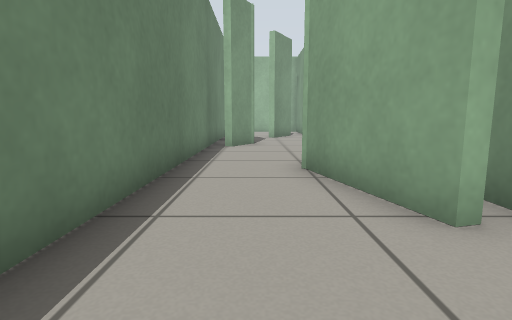
view 1 (above)

16 first-person views from a walk through a robot-simulator world made for Gazebo. The camera is 0.5 m above the floor, tilts 8° down and sees 80° across. The floor is counted in squares, 0.5 m on a side. Each view is taken from the middle of a square. On the plan, view 1 faces up. The plan holds only what a view shows up to about 12 squares ahead; the rest is blank.

view 2
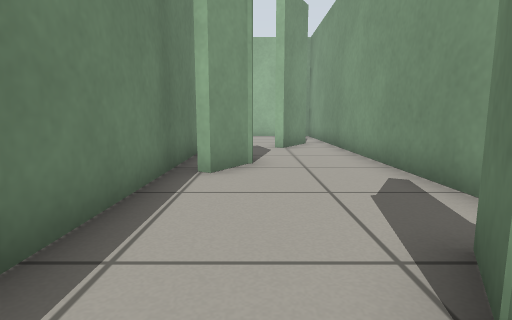

view 3
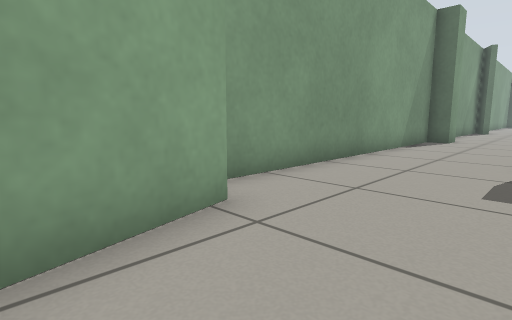

view 4
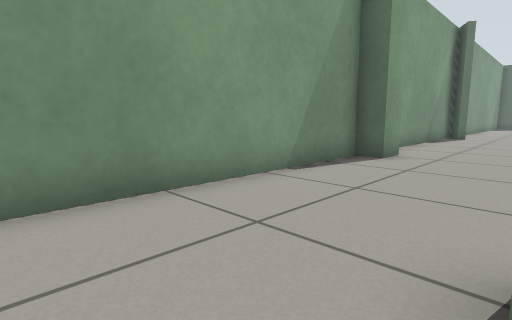

view 5
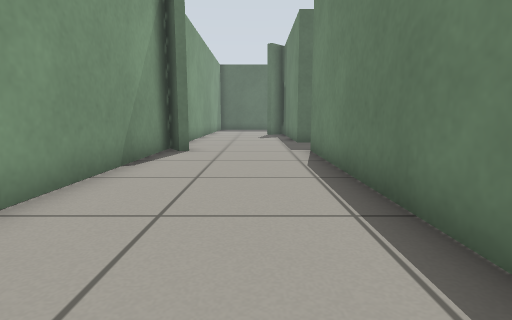

view 6
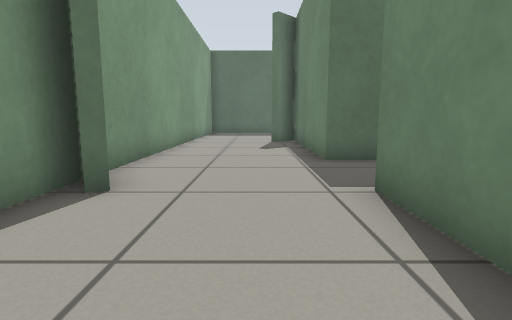

view 7
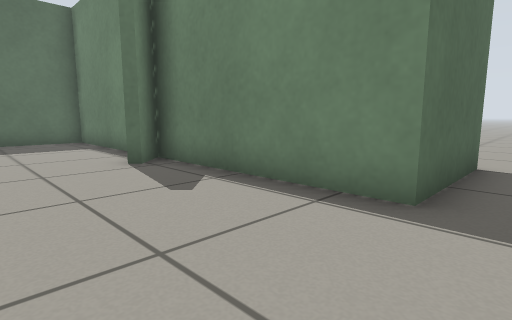

view 8
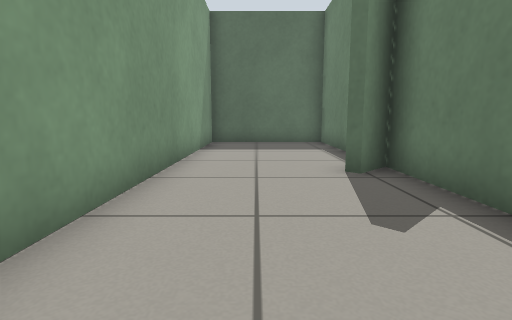

view 9
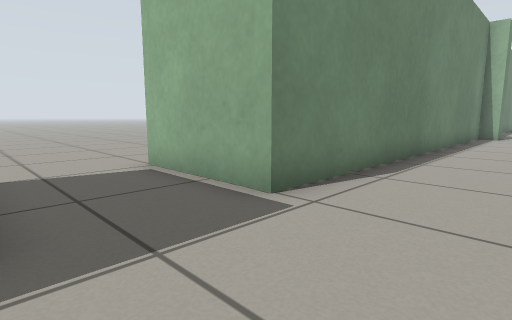

view 10
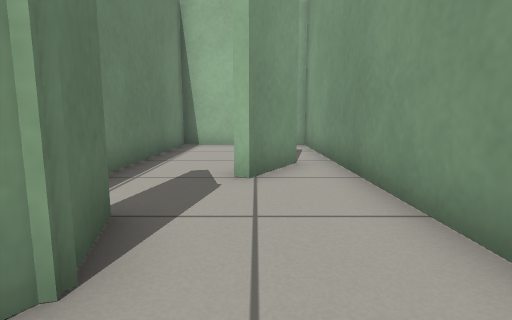

view 11
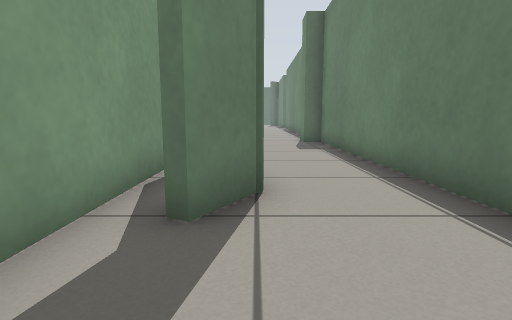

view 12
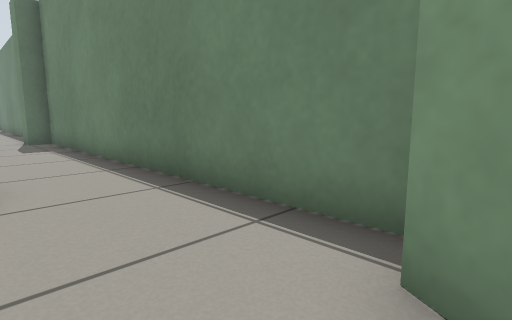

view 13
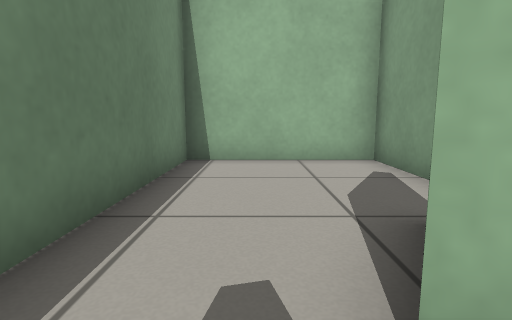

view 14
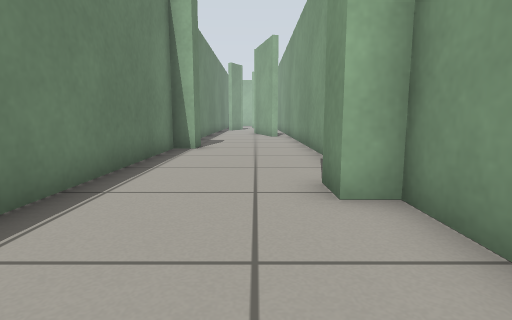

view 15
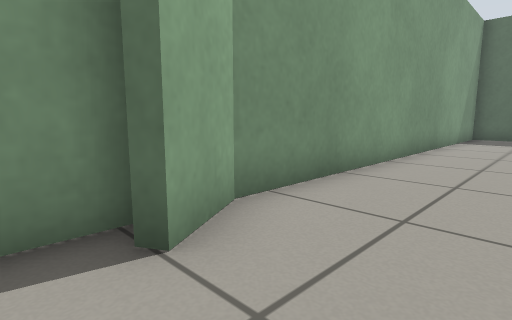

view 16
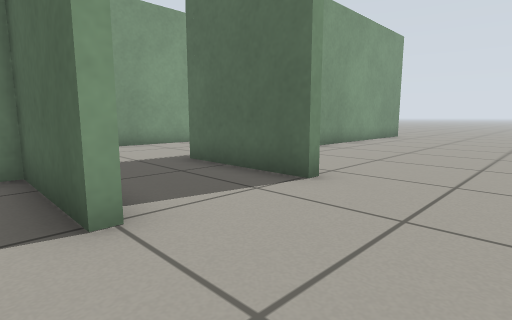

### Floor plan
Points are (right, up) in squares from view 1. A wall is a line through its corners. A room is listed if a view was taken in it or the views show most of it. See-through windows are left out.
Room 1 (views 1, 2, 3, 4, 5, 6, 7, 8, 9, 10, 11, 12, 14, 15)
walls: (2.8, -17.8) (2.8, -9.4) (2, -9.4) (2, -8.4) (2.8, -8.4) (2.8, 4.6); (-5.2, -20.5) (-5.2, -20.1) (-1.6, -20.1) (-1.6, -26.1); (1.8, 2.7) (0.9, 6) (1.7, 7.2); (-1.6, -27.9) (-1.6, -32.3) (2.8, -32.3) (2.8, -18.4) (2, -17.1); (2.8, 7.1) (2.8, 16.1); (-0.1, 11.6) (-0.8, 10.4); (-1.6, 13.5) (-1.6, -2.3) (-0.9, -2.3) (-0.9, -3.3) (-1.6, -3.3) (-1.6, -17.1) (-5.2, -17.1); (1.9, 16.7) (0.9, 14.9)
low walls: (2.2, 2.8) (1.8, 2.7); (-0.5, 13.1) (-0.1, 11.6)
ways out: opening at (0, 14) to room 2; opening at (-7, -17) to room 3; gap at (2, 7) to room 4; opening at (-7, -20)
Room 2 (view 13)
walls: (2.8, 16.1) (2.8, 21.1) (-1.6, 21.1) (-1.6, 15.2)
low walls: (0.6, 15.1) (1.6, 16.8)
ways out: opening at (0, 14) to room 1
Room 3 (view 16)
walls: (-5.2, -16.8) (-1.9, -16.8) (-1.9, -16.4); (2.2, -16.8) (2.8, -17.8)
ways out: opening at (-7, -17) to room 1
Room 4 (no view inside)
walls: (2.8, 4.6) (2.8, 7.1)
ways out: gap at (2, 7) to room 1

Where each view was taken, in squares from view 1:
view 1: 0 up, 0 right, facing up
view 2: 5 up, 0 right, facing up
view 3: 5 up, 1 left, facing down-right
view 4: 1 down, 1 left, facing down-right
view 5: 8 down, 0 right, facing down
view 6: 13 down, 0 right, facing down
view 7: 19 down, 2 right, facing down-left
view 8: 20 down, 1 right, facing down
view 9: 20 down, 1 right, facing up-left
view 10: 10 up, 1 right, facing up
view 11: 10 up, 1 right, facing down
view 12: 11 up, 1 right, facing down-left
view 13: 14 up, 0 right, facing up
view 14: 13 down, 1 right, facing up
view 15: 16 down, 0 right, facing down-right
view 16: 16 down, 8 left, facing down-right
